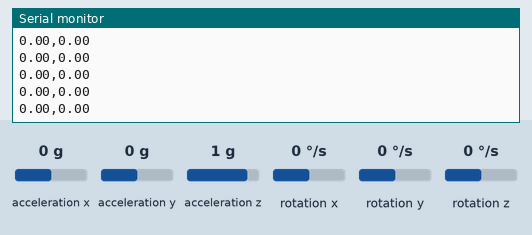
This sketch was run on a simulated ESP8266 (NodeMCU). On the bench: the last lines printed to the serial monitor. Wiring (inferred from the names in the program): MPU-6050 motion sensor at I2C address 0x68. The inputs (shaded band) are chosen by the test bench; at power-on: acceleration x 0 g, acceleration y 0 g, acceleration z 1 g, rotation x 0 °/s, rotation y 0 °/s, rotation z 0 °/s.

Above: at 1.2 s.
1.3 s: acceleration x set to -1.4 g
At 1.36 s:
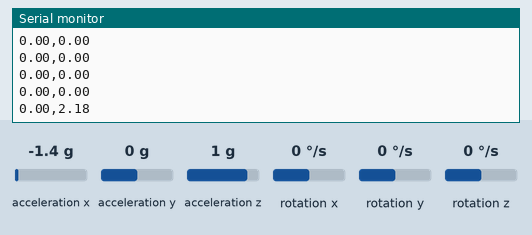
2.8 s: acceleration y set to -1.4 g
At 2.81 s:
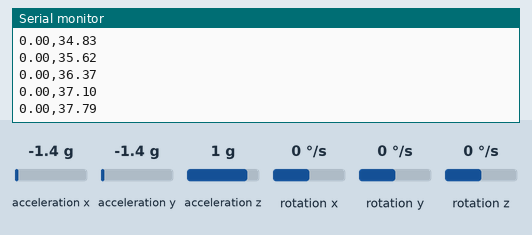
4.3 s: acceleration z set to -1.4 g
At 4.3 s:
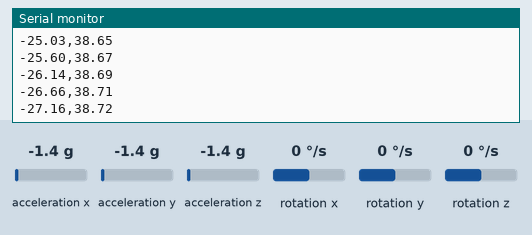
5.8 s: rotation x set to -192 °/s
At 5.8 s:
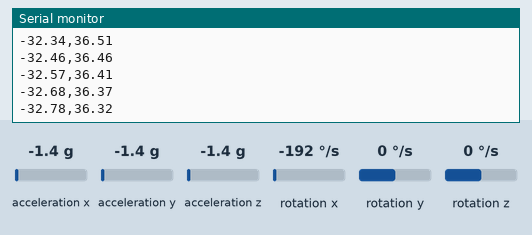
7.3 s: rotation y set to -192 °/s
At 7.3 s:
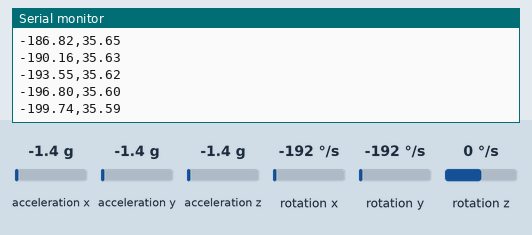
Timing chart, 0 to 9.8 s (numbered marks = the images above; inputs shaded):
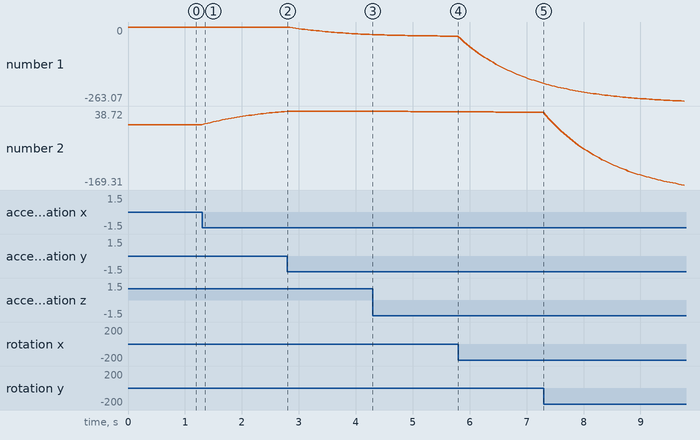

The sketch:

imu.ino
```cpp
#include "Wire.h"
#define MUX_Address 0x70             // TCA9548A I2C Multiplexer address as A0 , A1 and A2 are 000 as connected to gnd
#define IMU_REG_PWR_MGMT_1 0x6B      // MPU6050 power management register
#define IMU_REG_ACCEL_XOUT_H 0x3B    // MPU6050 accelerometer data start
float roll , pitch;
float gyroRoll, gyroPitch;
float complementaryRoll, complementaryPitch;
float alpha = 0.96;                  // Complementary filter coefficient
unsigned long previousTime; // Separate time tracking for each IMU
float dt = 0;
int16_t accelX, accelY, accelZ;
int16_t gyroX, gyroY, gyroZ;


void setup() {
  Wire.begin(D4,D5);
  Serial.begin(115200);
  //waking up all the IMU after individually initializing each one
  //  for (int i = 1; i < 7; i++) {
  //    cases(1);      // Select each IMU on the I2C bus
  initializeIMU();   // Initialize each IMU
  //}
}

// Function to select a channel on the TCA9548A multiplexer
//void cases(uint8_t i2c_bus) {
//  if (i2c_bus > 7) return;
//  Wire.beginTransmission(MUX_Address);
//  Wire.write(1 << i2c_bus);// this is used for selecting channel number by using << shift bit operator so for example 1<<1 means 001 will be 010
//  Wire.endTransmission();
//}

// Initialize the IMU (e.g., MPU6050)
void initializeIMU() {
  Wire.beginTransmission(0x68);    // MPU6050 default address
  Wire.write(IMU_REG_PWR_MGMT_1);  //0x6B is the Power Management 1 register of the MPU6050 . This register controls how the IMU handles power.
  Wire.write(0x00);                // Wake up the IMU .This value tells the IMU to exit sleep mode.
  Wire.endTransmission(); // This sends the data to the IMU and finalizes the I2C communication and closes the transmission.
}

// Read IMU data (accelerometer and gyroscope)
void readIMUData() {
  Wire.beginTransmission(0x68);
  Wire.write(IMU_REG_ACCEL_XOUT_H);  // Starting register for accelerometer data
  Wire.endTransmission(false);   // End the transmission, but do NOT send a stop condition (use repeated start)
  Wire.requestFrom(0x68, 14);   // Request 14 bytes of data 6 accelerometer ,6 gyro and 2 temp The MPU6050 stores accelerometer, temperature, and gyroscope data in consecutive registers. By specifying the starting register (IMU_REG_ACCEL_XOUT_H for accelerometer X data, address 0x3B), you are essentially pointing to the beginning of this sequence of 14 bytes of data.

  if (Wire.available() == 14) {
    // Accelerometer data
    accelX = Wire.read() << 8 | Wire.read();//<< 8 shifts the first Wire.read() result (the high byte) 8 bits to the left, making room for the low byte in the lower 8 bits. This effectively converts the 8-bit high byte into the upper 8 bits of a 16-bit value.That is 2 byte of data
    accelY = Wire.read() << 8 | Wire.read();
    accelZ = Wire.read() << 8 | Wire.read();
    // Temperature data (ignore, 2 bytes)
    Wire.read(); Wire.read();
    // Gyroscope data
    gyroX = Wire.read() << 8 | Wire.read();
    gyroY = Wire.read() << 8 | Wire.read();
    gyroZ = Wire.read() << 8 | Wire.read();
  }
}
void calculateRollPitch() {
  float accelXf = accelX / 16384.0;  // Convert to g
  float accelYf = accelY / 16384.0;
  float accelZf = accelZ / 16384.0;
  roll = atan2(accelYf, sqrt(accelXf * accelXf + accelZf * accelZf)) * 180.0 / M_PI;
  pitch = atan2(-accelXf, sqrt(accelYf * accelYf + accelZf * accelZf)) * 180.0 / M_PI;
}
  // Update complementary filter values for each IMU
  void complementaryFilter() {
    unsigned long currentTime = millis();
    dt = (currentTime - previousTime) / 1000.0; // Time difference in seconds
    previousTime = currentTime;

    // Convert gyroscope values to degrees/second
    float gyroRollRate = gyroX / 131.0;  // Sensitivity scale factor for MPU6050 (deg/s)
    float gyroPitchRate = gyroY / 131.0;

    // Integrate the gyroscope data to calculate angle change
    gyroRoll += gyroRollRate * dt;
    gyroPitch += gyroPitchRate * dt;
    // Apply complementary filter
    complementaryRoll = alpha * (complementaryRoll + gyroRollRate * dt) + (1 - alpha) * roll;
    complementaryPitch = alpha * (complementaryPitch + gyroPitchRate * dt) + (1 - alpha) * pitch;
  }
  void loop() {
    //  for (int i = 1; i < 7 ; i++) {   // Loop through each IMU on the multiplexer
    //    cases(1);                 // Select each IMU
    readIMUData();                // Read data from the selected IMU
    calculateRollPitch();    // Calculate roll and pitch from accelerometer for this IMU
    complementaryFilter();   // Apply complementary filter for this IMU
Serial.print(complementaryRoll);
Serial.print(",");
Serial.println(complementaryPitch);


    delay(50); // Small delay for readability

  }
```

Measured:
- after the input at 1.3 s, the serial monitor: prints a new line after 0.05 s (image 1)
- plotted number 1: 0 → -27.16 after the input at 2.8 s
- plotted number 2: 0 → 37.79 after the input at 1.3 s, 37.79 → 38.72 after the input at 2.8 s
